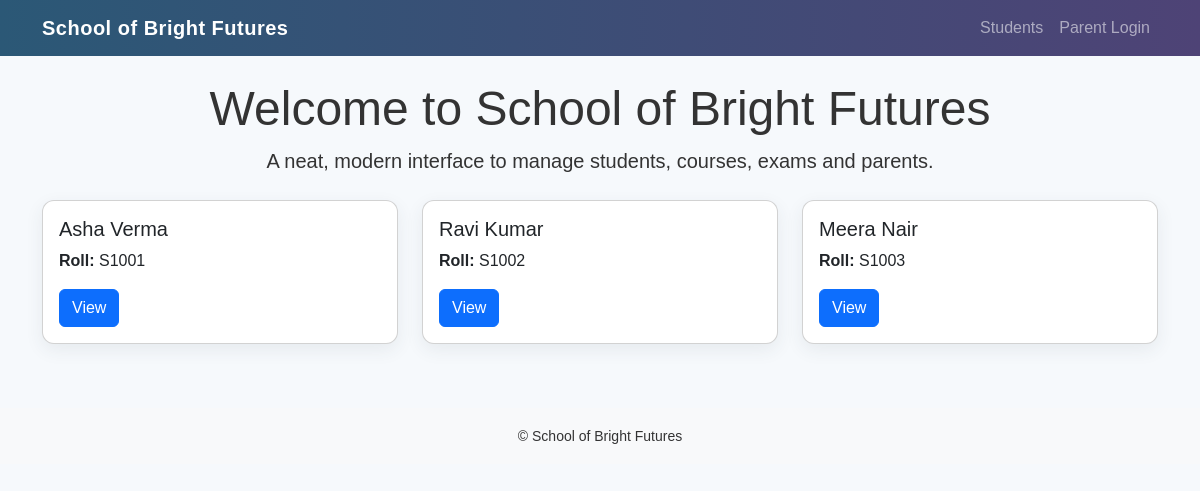
The page / on the database its author committed.
### core/models.py (models this page shows, shortened)
class Student(models.Model):
    first_name = models.CharField(max_length=100)
    last_name = models.CharField(max_length=100, blank=True)
    dob = models.DateField(null=True, blank=True)
    roll_no = models.CharField(max_length=30, unique=True)
    course = models.ForeignKey(Course, on_delete=models.SET_NULL, null=True, blank=True)
    photo = models.ImageField(upload_to='students/', null=True, blank=True)

### core/views.py (the view)
def home(request):
    students = Student.objects.all()[:6]
    return render(request, 'core/home.html', {'students': students})

### templates/core/home.html (shortened to what this page needs)
{% extends 'core/base.html' %}
{% block content %}
<div class="text-center mb-4">
  <h1 class="display-5">Welcome to School of Bright Futures</h1>
  <p class="lead">A neat, modern interface to manage students, courses, exams and parents.</p>
</div>
<div class="row">
  {% for s in students %}
  <div class="col-md-4">
    <div class="card mb-3">
      <div class="card-body">
        <h5 class="card-title">{{ s.first_name }} {{ s.last_name }}</h5>
        <p class="card-text"><strong>Roll:</strong> {{ s.roll_no }}</p>
        <a href="{% url 'student_detail' s.pk %}" class="btn btn-primary">View</a>
      </div>
    </div>
  </div>
  {% endfor %}
</div>
{% endblock %}

### static/css/style.css (style rules this page uses)
body { background: #f6f9fc; color: #333; font-family: Arial, sans-serif; }
.card { border-radius: 12px; box-shadow: 0 6px 18px rgba(46,61,73,.08); }

### rows shown on the page
Student: first_name "Asha", last_name "Verma", roll_no "S1001"
Student: first_name "Ravi", last_name "Kumar", roll_no "S1002"
Student: first_name "Meera", last_name "Nair", roll_no "S1003"
